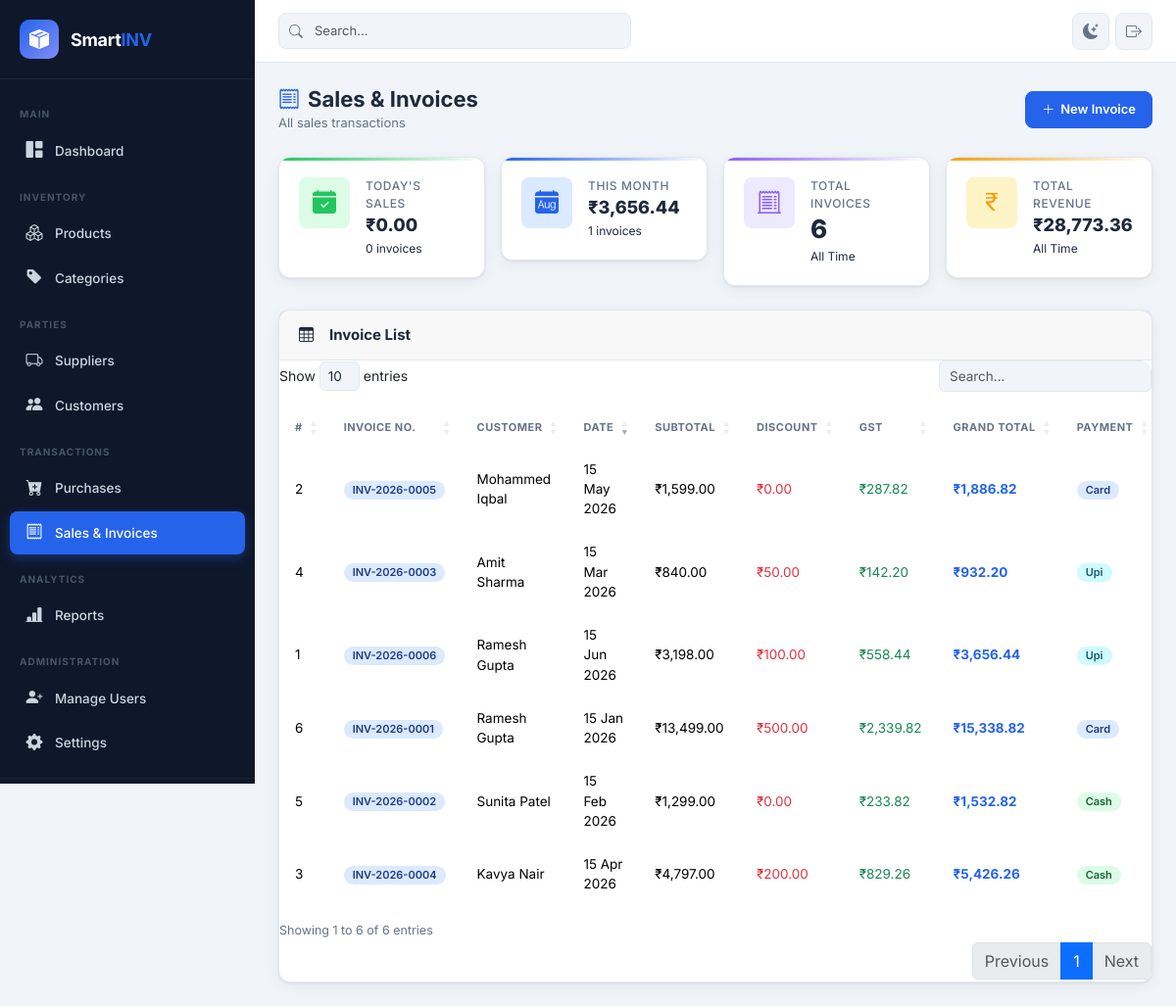
The page /admin/sales.php (signed in) on the database its author committed.
### tables this page shows
CREATE TABLE IF NOT EXISTS `settings` (
  `id` INT UNSIGNED AUTO_INCREMENT PRIMARY KEY,
  `company_name` VARCHAR(200) NOT NULL DEFAULT 'Smart Inventory Co.',
  `logo` VARCHAR(255) DEFAULT NULL,
  `gst_number` VARCHAR(20) DEFAULT NULL,
  `invoice_prefix` VARCHAR(10) NOT NULL DEFAULT 'INV',
  `currency` VARCHAR(10) NOT NULL DEFAULT 'INR',
  `currency_symbol` VARCHAR(5) NOT NULL DEFAULT '₹',
  `gst_rate` DECIMAL(5,2) NOT NULL DEFAULT 18.00,
  `address` TEXT DEFAULT NULL,
  `phone` VARCHAR(20) DEFAULT NULL,
  `email` VARCHAR(150) DEFAULT NULL,
  `theme` ENUM('light','dark') NOT NULL DEFAULT 'light',
  `updated_at` DATETIME NOT NULL DEFAULT CURRENT_TIMESTAMP ON UPDATE CURRENT_TIMESTAMP
);

CREATE TABLE IF NOT EXISTS `sales` (
  `id` INT UNSIGNED AUTO_INCREMENT PRIMARY KEY,
  `customer_id` INT UNSIGNED DEFAULT NULL,
  `invoice_number` VARCHAR(50) NOT NULL UNIQUE,
  `sale_date` DATE NOT NULL,
  `subtotal` DECIMAL(12,2) NOT NULL DEFAULT 0.00,
  `discount` DECIMAL(12,2) NOT NULL DEFAULT 0.00,
  `gst` DECIMAL(12,2) NOT NULL DEFAULT 0.00,
  `grand_total` DECIMAL(12,2) NOT NULL DEFAULT 0.00,
  `payment_method` ENUM('cash','card','upi','bank','credit') NOT NULL DEFAULT 'cash',
  `notes` TEXT DEFAULT NULL,
  `created_at` DATETIME NOT NULL DEFAULT CURRENT_TIMESTAMP,
  CONSTRAINT `fk_sale_customer` FOREIGN KEY (`customer_id`) REFERENCES `customers`(`id`) ON DELETE SET NULL
);

CREATE TABLE IF NOT EXISTS `customers` (
  `id` INT UNSIGNED AUTO_INCREMENT PRIMARY KEY,
  `name` VARCHAR(150) NOT NULL,
  `phone` VARCHAR(20) DEFAULT NULL,
  `email` VARCHAR(150) DEFAULT NULL,
  `address` TEXT DEFAULT NULL,
  `created_at` DATETIME NOT NULL DEFAULT CURRENT_TIMESTAMP
);

### includes/database.php (called while the page is built, shortened)
<?php
class Database {
    private static ?Database $instance = null;
    private PDO $pdo;
    private function __construct() {
        $dsn = 'mysql:host=' . DB_HOST . ';dbname=' . DB_NAME . ';charset=' . DB_CHARSET;
        $options = [
            PDO::ATTR_ERRMODE            => PDO::ERRMODE_EXCEPTION,
            PDO::ATTR_DEFAULT_FETCH_MODE => PDO::FETCH_ASSOC,
            PDO::ATTR_EMULATE_PREPARES   => false,
        ];
        try {
            $this->pdo = new PDO($dsn, DB_USER, DB_PASS, $options);
        } catch (PDOException $e) {
            die(json_encode(['status' => 'error', 'message' => 'Database connection failed: ' . $e->getMessage()]));
        }
    }
    public static function getInstance(): Database {
        if (self::$instance === null) {
            self::$instance = new Database();
        }
        return self::$instance;
    }
    public function query(string $sql, array $params = []): PDOStatement {
        $stmt = $this->pdo->prepare($sql);
        $stmt->execute($params);
        return $stmt;
    }
    public function fetchOne(string $sql, array $params = []): array|false {
        return $this->query($sql, $params)->fetch();
    }
    public function fetchAll(string $sql, array $params = []): array {
        return $this->query($sql, $params)->fetchAll();
    }
}
function db(): Database {
    return Database::getInstance();
}

### includes/functions.php (called while the page is built, shortened)
<?php
require_once __DIR__ . '/database.php';
function getSettings(): array {
    static $settings = null;
    if ($settings === null) {
        $settings = db()->fetchOne('SELECT * FROM settings LIMIT 1') ?: [];
    }
    return $settings;
}
function formatCurrency(float $amount): string {
    $s = getSettings();
    return ($s['currency_symbol'] ?? '₹') . number_format($amount, 2);
}
function formatDate(string $date): string {
    return date('d M Y', strtotime($date));
}
function e(mixed $val): string {
    return htmlspecialchars((string)($val ?? ''), ENT_QUOTES, 'UTF-8');
}

### admin/sales.php (the view, shortened to what this page needs)
<?php
require_once '../includes/functions.php';
$action = $_GET['action'] ?? 'list';
$error  = '';
$settings  = getSettings();
$gstRate   = (float)($settings['gst_rate'] ?? 18);
$customers = db()->fetchAll('SELECT * FROM customers ORDER BY name');
$sales     = db()->fetchAll("
    SELECT s.*, c.name AS customer_name
    FROM sales s
    LEFT JOIN customers c ON c.id = s.customer_id
    ORDER BY s.sale_date DESC, s.created_at DESC
");
include '../includes/header.php'; include '../includes/sidebar.php';
?>
<div class="main-content">
  <header class="app-header">
    <div class="header-search"><div class="search-wrapper"><i class="bi bi-search search-icon"></i><input type="text" class="form-control" placeholder="Search..." /></div></div>
    <div class="header-actions">
      <button class="header-btn" id="darkModeToggle"><i class="bi bi-moon-stars-fill" id="darkModeIcon"></i></button>
      <a href="<?= APP_URL ?>/logout.php" class="header-btn"><i class="bi bi-box-arrow-right"></i></a>
    </div>
  </header>
  <main class="page-content">
  <?php if ($action === 'new'): ?>
    <div class="page-header">
      <div><h1 class="page-title"><i class="bi bi-receipt me-2 text-primary-custom"></i>New Invoice</h1>
      <div class="breadcrumb-custom"><a href="sales.php">Sales</a><span class="sep">/</span><span>New Invoice</span></div></div>
      <a href="sales.php" class="btn btn-outline-secondary"><i class="bi bi-arrow-left me-1"></i>Back</a>
    </div>
    <?php if ($error): ?>
    <div class="alert alert-danger"><i class="bi bi-exclamation-triangle-fill me-2"></i><?= e($error) ?></div>
    <?php endif; ?>
    <form method="POST" id="saleForm">
      <input type="hidden" name="save_sale" value="1" />
      <input type="hidden" name="subtotal"    id="subtotalInput" value="0" />
      <input type="hidden" name="gst_amount"  id="gstAmount"     value="0" />
      <input type="hidden" name="grand_total" id="grandTotalInput" value="0" />
      <div class="row g-3">
        <div class="col-lg-8">
          <div class="card mb-3">
            <div class="card-header"><h2 class="card-title"><i class="bi bi-person-fill me-2"></i>Invoice Details</h2></div>
            <div class="card-body">
              <div class="row g-3">
                <div class="col-md-6">
                  <label class="form-label">Customer</label>
                  <select class="form-select" name="customer_id">
                    <option value="">Walk-in Customer</option>
                    <?php foreach ($customers as $c): ?>
                    <option value="<?= $c['id'] ?>"><?= e($c['name']) ?> <?= $c['phone'] ? '('.$c['phone'].')' : '' ?></option>
                    <?php endforeach; ?>
                  </select>
                </div>
                <div class="col-md-6">
                  <label class="form-label">Sale Date *</label>
                  <input type="date" class="form-control" name="sale_date" value="<?= date('Y-m-d') ?>" required />
                </div>
                <div class="col-md-6">
                  <label class="form-label">Payment Method</label>
                  <select class="form-select" name="payment_method">
                    <option value="cash">💵 Cash</option>
                    <option value="card">💳 Card</option>
                    <option value="upi">📱 UPI</option>
                    <option value="bank">🏦 Bank Transfer</option>
                    <option value="credit">📋 Credit</option>
                  </select>
                </div>
                <div class="col-md-6">
                  <label class="form-label">Notes</label>
                  <input type="text" class="form-control" name="notes" placeholder="Optional note..." />
                </div>
              </div>
            </div>
          </div>
          <div class="card">
            <div class="card-header">
              <h2 class="card-title"><i class="bi bi-list-ul me-2"></i>Products</h2>
              <button type="button" class="btn btn-sm btn-primary" onclick="InvoiceBuilder.addRow()">
                <i class="bi bi-plus-lg me-1"></i>Add Product
              </button>
            </div>
            <div class="card-body p-0">
              <div class="table-responsive">
                <table class="table mb-0">
                  <thead>
                    <tr>
                      <th style="min-width:220px;">Product</th>
                      <th style="width:80px;">Qty</th>
                      <th style="width:110px;">Price (₹)</th>
                      <th style="width:100px;">Discount</th>
                      <th style="width:100px;">Total</th>
                      <th style="width:50px;"></th>
                    </tr>
                  </thead>
                  <tbody id="invoiceItems"></tbody>
                </table>
              </div>
            </div>
          </div>
        </div>
        <div class="col-lg-4">
          <div class="card sticky-top" style="top:80px;">
            <div class="card-header"><h2 class="card-title"><i class="bi bi-calculator me-2"></i>Invoice Summary</h2></div>
            <div class="card-body">
              <div class="d-flex justify-content-between mb-2">
                <span class="text-muted">Subtotal</span>
                <span class="fw-600">₹<span id="subtotalDisplay">0.00</span></span>
              </div>
              <div class="mb-3">
                <label class="form-label fs-12">Global Discount (₹)</label>
                <input type="number" class="form-control form-control-sm" id="globalDiscount" name="discount" value="0" min="0" step="0.01"
                       oninput="InvoiceBuilder.recalcTotals()" />
              </div>
              <div class="d-flex justify-content-between mb-2">
                <span class="text-muted">Discount</span>
                <span class="fw-600 text-danger">- ₹<span id="discountDisplay">0.00</span></span>
              </div>
              <div class="mb-3">
                <label class="form-label fs-12">GST Rate (%)</label>
                <input type="number" class="form-control form-control-sm" id="gstRate" name="gst_rate" value="<?= $gstRate ?>" min="0" step="0.01"
                       oninput="InvoiceBuilder.recalcTotals()" />
              </div>
              <div class="d-flex justify-content-between mb-3 pb-3 border-bottom">
                <span class="text-muted">GST (<?= $gstRate ?>%)</span>
                <span class="fw-600 text-success">+ ₹<span id="gstDisplay">0.00</span></span>
              </div>
              <div class="d-flex justify-content-between mb-4">
                <span class="fw-700 fs-13">Grand Total</span>
                <span class="fw-800 text-primary-custom" style="font-size:22px;">₹<span id="grandTotalDisplay">0.00</span></span>
              </div>
              <div class="d-grid gap-2">
                <button type="submit" class="btn btn-primary" id="saveInvoiceBtn">
                  <i class="bi bi-check-circle-fill me-1"></i>Save & Generate Invoice
                </button>
                <a href="sales.php" class="btn btn-outline-secondary">Cancel</a>
              </div>
            </div>
          </div>
        </div>
      </div>
    </form>
  <?php else: ?>
    <div class="page-header">
      <div><h1 class="page-title"><i class="bi bi-receipt me-2 text-primary-custom"></i>Sales & Invoices</h1>
      <p class="page-subtitle">All sales transactions</p></div>
      <a href="?action=new" class="btn btn-primary"><i class="bi bi-plus-lg"></i> New Invoice</a>
    </div>
    <div class="row g-3 mb-4">
      <?php
      $todaySales   = db()->fetchOne("SELECT COALESCE(SUM(grand_total),0) t, COUNT(*) c FROM sales WHERE sale_date=CURDATE()");
      $monthSales   = db()->fetchOne("SELECT COALESCE(SUM(grand_total),0) t, COUNT(*) c FROM sales WHERE DATE_FORMAT(sale_date,'%Y-%m')=DATE_FORMAT(CURDATE(),'%Y-%m')");
      ?>
      <div class="col-md-3">
        <div class="stat-card green"><div class="stat-icon"><i class="bi bi-calendar-check-fill"></i></div>
        <div class="stat-body"><div class="stat-label">Today's Sales</div><div class="stat-value" style="font-size:18px;"><?= formatCurrency($todaySales['t']) ?></div><div class="stat-change"><?= $todaySales['c'] ?> invoices</div></div></div>
      </div>
      <div class="col-md-3">
        <div class="stat-card blue"><div class="stat-icon"><i class="bi bi-calendar-month-fill"></i></div>
        <div class="stat-body"><div class="stat-label">This Month</div><div class="stat-value" style="font-size:18px;"><?= formatCurrency($monthSales['t']) ?></div><div class="stat-change"><?= $monthSales['c'] ?> invoices</div></div></div>
      </div>
      <div class="col-md-3">
        <div class="stat-card purple"><div class="stat-icon"><i class="bi bi-receipt-cutoff"></i></div>
        <div class="stat-body"><div class="stat-label">Total Invoices</div><div class="stat-value"><?= count($sales) ?></div><div class="stat-change">All Time</div></div></div>
      </div>
      <div class="col-md-3">
        <div class="stat-card orange"><div class="stat-icon"><i class="bi bi-currency-rupee"></i></div>
        <div class="stat-body"><div class="stat-label">Total Revenue</div><div class="stat-value" style="font-size:18px;"><?= formatCurrency(array_sum(array_column($sales,'grand_total'))) ?></div><div class="stat-change">All Time</div></div></div>
      </div>
    </div>
    <div class="card">
      <div class="card-header"><h2 class="card-title"><i class="bi bi-table me-2"></i>Invoice List</h2></div>
      <div class="card-body p-0">
        <div class="table-responsive">
          <table class="table" id="salesTable">
            <thead><tr><th>#</th><th>Invoice No.</th><th>Customer</th><th>Date</th><th>Subtotal</th><th>Discount</th><th>GST</th><th>Grand Total</th><th>Payment</th><th>Actions</th></tr></thead>
            <tbody>
              <?php foreach ($sales as $i => $s):
                $pmColors = ['cash'=>'success','card'=>'primary','upi'=>'info','bank'=>'secondary','credit'=>'warning'];
              ?>
              <tr>
                <td><?= $i+1 ?></td>
                <td><span class="badge badge-primary"><?= e($s['invoice_number']) ?></span></td>
                <td><?= e($s['customer_name'] ?? 'Walk-in Customer') ?></td>
                <td><?= formatDate($s['sale_date']) ?></td>
                <td><?= formatCurrency($s['subtotal']) ?></td>
                <td class="text-danger"><?= formatCurrency($s['discount']) ?></td>
                <td class="text-success"><?= formatCurrency($s['gst']) ?></td>
                <td class="fw-700 text-primary-custom"><?= formatCurrency($s['grand_total']) ?></td>
                <td><span class="badge badge-<?= $pmColors[$s['payment_method']] ?? 'secondary' ?>"><?= ucfirst(e($s['payment_method'])) ?></span></td>
              </tr>
              <?php endforeach; ?>
            </tbody>
          </table>
        </div>
      </div>
    </div>
  <?php endif; ?>
  </main>
</div>
<?php
include '../includes/footer.php';
?>

### rows shown on the page
settings: currency_symbol "₹28,773.36"
sales: invoice_number "INV-2026-0006", customer.name "Ramesh Gupta", sale_date "15 Jun 2026", subtotal.currency_symbol "₹3,198.00", discount.currency_symbol "₹100.00", gst.currency_symbol "₹558.44", grand_total.currency_symbol "₹3,656.44", payment_method "Upi"
sales: invoice_number "INV-2026-0005", customer.name "Mohammed Iqbal", sale_date "15 May 2026", subtotal.currency_symbol "₹1,599.00", discount.currency_symbol "₹0.00", gst.currency_symbol "₹287.82", grand_total.currency_symbol "₹1,886.82", payment_method "Card"
sales: invoice_number "INV-2026-0004", customer.name "Kavya Nair", sale_date "15 Apr 2026", subtotal.currency_symbol "₹4,797.00", discount.currency_symbol "₹200.00", gst.currency_symbol "₹829.26", grand_total.currency_symbol "₹5,426.26", payment_method "Cash"
sales: invoice_number "INV-2026-0003", customer.name "Amit Sharma", sale_date "15 Mar 2026", subtotal.currency_symbol "₹840.00", discount.currency_symbol "₹50.00", gst.currency_symbol "₹142.20", grand_total.currency_symbol "₹932.20", payment_method "Upi"
sales: invoice_number "INV-2026-0002", customer.name "Sunita Patel", sale_date "15 Feb 2026", subtotal.currency_symbol "₹1,299.00", discount.currency_symbol "₹0.00", gst.currency_symbol "₹233.82", grand_total.currency_symbol "₹1,532.82", payment_method "Cash"
sales: invoice_number "INV-2026-0001", customer.name "Ramesh Gupta", sale_date "15 Jan 2026", subtotal.currency_symbol "₹13,499.00", discount.currency_symbol "₹500.00", gst.currency_symbol "₹2,339.82", grand_total.currency_symbol "₹15,338.82", payment_method "Card"

### other values the page prints
formatCurrency($todaySales['t']) "₹0.00"
$todaySales['c'] "0"
formatCurrency($monthSales['t']) "₹3,656.44"
$monthSales['c'] "1"
count($sales) "6"
